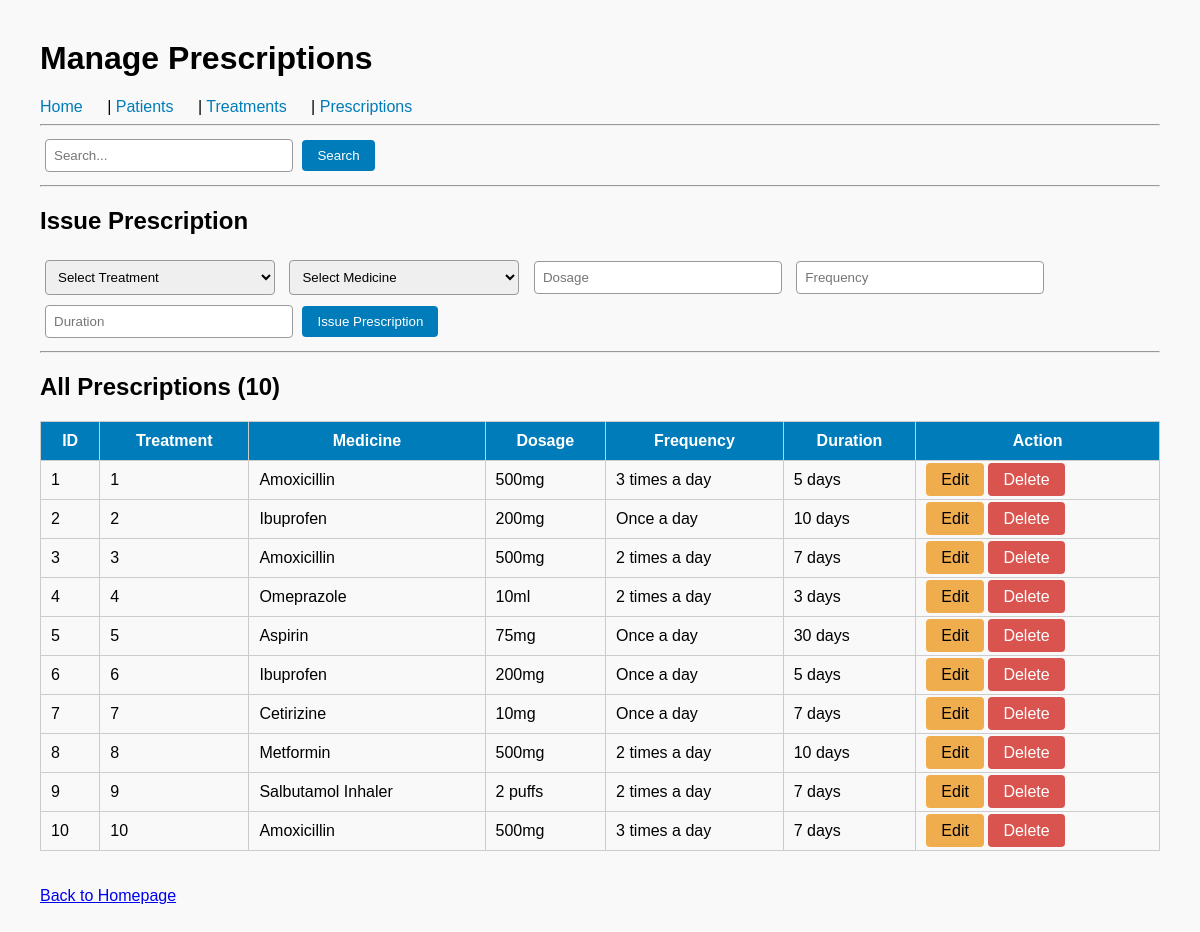
Screenshot of /hms/prescriptions.php with the database file from the repository.
### tables this page shows
CREATE TABLE `prescription` (
  `prescription_id` int(11) NOT NULL,
  `treatment_id` int(11) NOT NULL,
  `medicine_id` int(11) NOT NULL,
  `dosage` varchar(50) NOT NULL,
  `frequency` varchar(50) NOT NULL,
  `duration` varchar(50) NOT NULL
);

CREATE TABLE `treatment` (
  `treatment_id` int(11) NOT NULL,
  `doctor_id` int(11) NOT NULL,
  `admission_id` int(11) NOT NULL,
  `details` varchar(100) DEFAULT NULL,
  `treating_date` date NOT NULL
);

CREATE TABLE `medicine` (
  `medicine_id` int(11) NOT NULL,
  `medicine_name` varchar(255) DEFAULT NULL,
  `description` varchar(100) DEFAULT NULL,
  `price` decimal(10,2) NOT NULL
);

### hms/prescriptions.php (the view, shortened to what this page needs)
<?php
require 'db.php';
$edit = false;
$editData = null;
$search = isset($_GET['search']) ? $_GET['search'] : "";
$sql = "SELECT pr.*, m.medicine_name, t.treatment_id
        FROM prescription pr
        LEFT JOIN medicine m ON pr.medicine_id = m.medicine_id
        LEFT JOIN treatment t ON pr.treatment_id = t.treatment_id
        WHERE m.medicine_name LIKE ?
           OR pr.dosage LIKE ?
           OR pr.frequency LIKE ?
           OR pr.duration LIKE ?
        ORDER BY pr.prescription_id ASC";
$stmt = $pdo->prepare($sql);
$stmt->execute(["%$search%", "%$search%", "%$search%", "%$search%"]);
$prescriptions = $stmt->fetchAll();
?>
<!DOCTYPE html>
<html>
<head>
</head>
<body>
<h1>Manage Prescriptions</h1>
<div class="menu">
    <a href="index.php">Home</a> |
    <a href="patients.php">Patients</a> |
    <a href="treatments.php">Treatments</a> |
    <a href="prescriptions.php">Prescriptions</a>
</div>
<hr>
<form method="GET">
    <input type="text" name="search" placeholder="Search..."
           value="<?= htmlspecialchars($search) ?>">
    <button type="submit">Search</button>
</form>
<hr>
<h2><?= $edit ? "Edit Prescription" : "Issue Prescription" ?></h2>
<form method="POST">
    <select name="treatment_id" required>
        <option value="">Select Treatment</option>
    </select>
    <select name="medicine_id" required>
        <option value="">Select Medicine</option>
    </select>
    <input type="text" name="dosage" placeholder="Dosage"
           value="<?= $edit ? htmlspecialchars($editData['dosage']) : "" ?>" required>
    <input type="text" name="frequency" placeholder="Frequency"
           value="<?= $edit ? htmlspecialchars($editData['frequency']) : "" ?>" required>
    <input type="text" name="duration" placeholder="Duration"
           value="<?= $edit ? htmlspecialchars($editData['duration']) : "" ?>" required>
    <?php if ($edit): ?>
        <button type="submit" name="update">Update</button>
        <a href="prescriptions.php" class="btn cancel-btn">Cancel</a>
    <?php else: ?>
        <button type="submit" name="add">Issue Prescription</button>
    <?php endif; ?>
</form>
<hr>
<h2>All Prescriptions (<?= count($prescriptions) ?>)</h2>
<?php if (count($prescriptions) == 0): ?>
    <p>No prescriptions yet.</p>
<?php else: ?>
<table>
    <tr>
        <th>ID</th>
        <th>Treatment</th>
        <th>Medicine</th>
        <th>Dosage</th>
        <th>Frequency</th>
        <th>Duration</th>
        <th>Action</th>
    </tr>
    <?php foreach($prescriptions as $p): ?>
    <tr>
        <td><?= $p['prescription_id'] ?></td>
        <td><?= $p['treatment_id'] ?></td>
        <td><?= htmlspecialchars($p['medicine_name']) ?></td>
        <td><?= htmlspecialchars($p['dosage']) ?></td>
        <td><?= htmlspecialchars($p['frequency']) ?></td>
        <td><?= htmlspecialchars($p['duration']) ?></td>
        <td>
            <a href="prescriptions.php?edit=<?= $p['prescription_id'] ?>" class="btn edit-btn">Edit</a>
            <a href="prescriptions.php?delete=<?= $p['prescription_id'] ?>"
               class="btn delete-btn"
               onclick="return confirm('Delete this prescription?')">Delete</a>
        </td>
    </tr>
    <?php endforeach; ?>
</table>
<?php endif; ?>
<br><br>
<a href="index.php">Back to Homepage</a>
</body>
</html>

### hms/prescriptions.php (style rules this page uses)
body { font-family: Arial; margin: 40px; background: #f9f9f9; }
table { width:100%; border-collapse: collapse; margin-top:20px; }
th, td { border:1px solid #ccc; padding:10px; }
th { background:#007cba; color:white; }
input, select { padding:8px; margin:5px; width:230px; border:1px solid #999; border-radius:4px; }
button, .btn { padding:8px 15px; color:white; border:none; border-radius:4px; cursor:pointer; text-decoration:none; background:#007cba; }
.delete-btn { background:#d9534f; }
.edit-btn { background:#f0ad4e; color:black; }
.menu a { margin-right:20px; text-decoration:none; color:#007cba; }

### rows the page displays
prescription: prescription_id "1", treatment.treatment_id "1", medicine.medicine_name "Amoxicillin", dosage "500mg", frequency "3 times a day", duration "5 days"
prescription: prescription_id "2", treatment.treatment_id "2", medicine.medicine_name "Ibuprofen", dosage "200mg", frequency "Once a day", duration "10 days"
prescription: prescription_id "3", treatment.treatment_id "3", medicine.medicine_name "Amoxicillin", dosage "500mg", frequency "2 times a day", duration "7 days"
prescription: prescription_id "4", treatment.treatment_id "4", medicine.medicine_name "Omeprazole", dosage "10ml", frequency "2 times a day", duration "3 days"
prescription: prescription_id "5", treatment.treatment_id "5", medicine.medicine_name "Aspirin", dosage "75mg", frequency "Once a day", duration "30 days"
prescription: prescription_id "6", treatment.treatment_id "6", medicine.medicine_name "Ibuprofen", dosage "200mg", frequency "Once a day", duration "5 days"
prescription: prescription_id "7", treatment.treatment_id "7", medicine.medicine_name "Cetirizine", dosage "10mg", frequency "Once a day", duration "7 days"
prescription: prescription_id "8", treatment.treatment_id "8", medicine.medicine_name "Metformin", dosage "500mg", frequency "2 times a day", duration "10 days"
prescription: prescription_id "9", treatment.treatment_id "9", medicine.medicine_name "Salbutamol Inhaler", dosage "2 puffs", frequency "2 times a day", duration "7 days"
prescription: prescription_id "10", treatment.treatment_id "10", medicine.medicine_name "Amoxicillin", dosage "500mg", frequency "3 times a day", duration "7 days"

### other values shown
count($prescriptions) "10"
